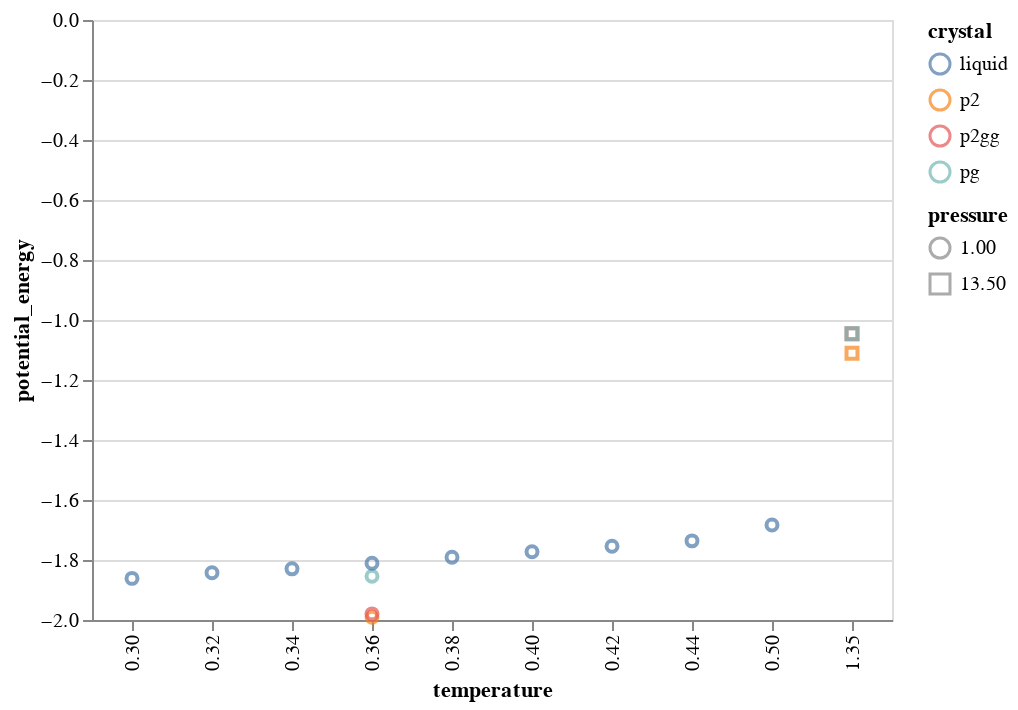

Source (notebook cell):
### Code cell
alt.Chart(df_thermo.reset_index()).mark_point().encode(
    x='temperature',
    y='potential_energy',
    color='crystal',
    shape='pressure',
)

### Figure 1 — Vega-Lite specification as saved in the notebook (floating-point values rounded to 4 significant figures)
{"$schema": "https://vega.github.io/schema/vega-lite/v2.6.0.json", "config": {"view": {"height": 300, "width": 400}}, "data": {"name": "data-4b8a96fd9e6c31e1ddb7437a17d31b3a"}, "datasets": {"data-4b8a96fd9e6c31e1ddb7437a17d31b3a": [{"N": 1, "crystal": "p2", "kinetic_energy": 0.135, "kinetic_energy_rigid_center": 0.135, "lx": 0.01226, "ly": 0.007162, "lz": 6.2e-05, "momentum": 2.917e-18, "npt_thermostat_energy": 0.02391, "potential_energy": -1.991, "potential_energy_rigid_center": -1.991, "pressure": "1.00", "pressure_rigid_center": 6.196e-05, "rotational_kinetic_energy": 0.04501, "rotational_ndof_rigid_center": 0.25, "temperature": "0.36", "temperature_rigid_center": 2.232e-05, "timestep": 309.7, "translational_kinetic_energy": 0.08997, "translational_kinetic_energy_rigid_center": 0.08997, "translational_ndof_rigid_center": 0.4999, "volume": 1.416, "xy": -1.532e-05, "xz": 0, "yz": 0}, {"N": 1, "crystal": "p2gg", "kinetic_energy": 0.1351, "kinetic_energy_rigid_center": 0.1351, "lx": 0.008467, "ly": 0.01039, "lz": 6.2e-05, "momentum": 2.694e-18, "npt_thermostat_energy": 0.02449, "potential_energy": -1.98, "potential_energy_rigid_center": -1.98, "pressure": "1.00", "pressure_rigid_center": 6.211e-05, "rotational_kinetic_energy": 0.045, "rotational_ndof_rigid_center": 0.25, "temperature": "0.36", "temperature_rigid_center": 2.233e-05, "timestep": 309.7, "translational_kinetic_energy": 0.09005, "translational_kinetic_energy_rigid_center": 0.09005, "translational_ndof_rigid_center": 0.4999, "volume": 1.419, "xy": 0, "xz": 0, "yz": 0}, {"N": 1, "crystal": "pg", "kinetic_energy": 0.1349, "kinetic_energy_rigid_center": 0.1349, "lx": 0.008719, "ly": 0.01022, "lz": 6.2e-05, "momentum": 2.34e-18, "npt_thermostat_energy": 0.01539, "potential_energy": -1.854, "potential_energy_rigid_center": -1.854, "pressure": "1.00", "pressure_rigid_center": 6.202e-05, "rotational_kinetic_energy": 0.04499, "rotational_ndof_rigid_center": 0.25, "temperature": "0.36", "temperature_rigid_center": 2.231e-05, "timestep": 309.7, "translational_kinetic_energy": 0.08995, "translational_kinetic_energy_rigid_center": 0.08995, "translational_ndof_rigid_center": 0.4999, "volume": 1.437, "xy": 0, "xz": 0, "yz": 0}, {"N": 1, "crystal": "p2", "kinetic_energy": 0.5062, "kinetic_energy_rigid_center": 0.5062, "lx": 0.01172, "ly": 0.006843, "lz": 6.2e-05, "momentum": 1.372e-17, "npt_thermostat_energy": 0.05873, "potential_energy": -1.111, "potential_energy_rigid_center": -1.111, "pressure": "13.50", "pressure_rigid_center": 0.0008368, "rotational_kinetic_energy": 0.1689, "rotational_ndof_rigid_center": 0.25, "temperature": "1.35", "temperature_rigid_center": 8.371e-05, "timestep": 309.7, "translational_kinetic_energy": 0.3373, "translational_kinetic_energy_rigid_center": 0.3373, "translational_ndof_rigid_center": 0.4999, "volume": 1.293, "xy": -1.532e-05, "xz": 0, "yz": 0}, {"N": 1, "crystal": "p2gg", "kinetic_energy": 0.5064, "kinetic_energy_rigid_center": 0.5064, "lx": 0.008107, "ly": 0.009953, "lz": 6.2e-05, "momentum": 1.541e-17, "npt_thermostat_energy": 0.06822, "potential_energy": -1.046, "potential_energy_rigid_center": -1.046, "pressure": "13.50", "pressure_rigid_center": 0.0008369, "rotational_kinetic_energy": 0.1687, "rotational_ndof_rigid_center": 0.25, "temperature": "1.35", "temperature_rigid_center": 8.375e-05, "timestep": 309.7, "translational_kinetic_energy": 0.3377, "translational_kinetic_energy_rigid_center": 0.3377, "translational_ndof_rigid_center": 0.4999, "volume": 1.301, "xy": 0, "xz": 0, "yz": 0}, {"N": 1, "crystal": "pg", "kinetic_energy": 0.506, "kinetic_energy_rigid_center": 0.506, "lx": 0.008298, "ly": 0.009725, "lz": 6.2e-05, "momentum": 1.367e-17, "npt_thermostat_energy": 0.07352, "potential_energy": -1.046, "potential_energy_rigid_center": -1.046, "pressure": "13.50", "pressure_rigid_center": 0.0008367, "rotational_kinetic_energy": 0.1689, "rotational_ndof_rigid_center": 0.25, "temperature": "1.35", "temperature_rigid_center": 8.369e-05, "timestep": 309.7, "translational_kinetic_energy": 0.3371, "translational_kinetic_energy_rigid_center": 0.3371, "translational_ndof_rigid_center": 0.4999, "volume": 1.301, "xy": 0, "xz": 0, "yz": 0}, {"N": 1, "crystal": "liquid", "kinetic_energy": 0.1124, "kinetic_energy_rigid_center": 0.1124, "lx": 0.024, "ly": 0.024, "lz": 0.0004, "momentum": 2.937e-18, "npt_thermostat_energy": 25.09, "potential_energy": -1.861, "potential_energy_rigid_center": -1.861, "pressure": "1.00", "pressure_rigid_center": 0.0003999, "rotational_kinetic_energy": 0.0375, "rotational_ndof_rigid_center": 0.25, "temperature": "0.30", "temperature_rigid_center": 0.00012, "timestep": 199998, "translational_kinetic_energy": 0.07487, "translational_kinetic_energy_rigid_center": 0.07487, "translational_ndof_rigid_center": 0.4992, "volume": 1.44, "xy": 0, "xz": 0, "yz": 0}, {"N": 1, "crystal": "liquid", "kinetic_energy": 0.1199, "kinetic_energy_rigid_center": 0.1199, "lx": 0.02404, "ly": 0.02404, "lz": 0.0004, "momentum": 1.251e-18, "npt_thermostat_energy": 22.07, "potential_energy": -1.843, "potential_energy_rigid_center": -1.843, "pressure": "1.00", "pressure_rigid_center": 0.0004, "rotational_kinetic_energy": 0.04001, "rotational_ndof_rigid_center": 0.25, "temperature": "0.32", "temperature_rigid_center": 0.000128, "timestep": 199998, "translational_kinetic_energy": 0.07988, "translational_kinetic_energy_rigid_center": 0.07988, "translational_ndof_rigid_center": 0.4992, "volume": 1.445, "xy": 0, "xz": 0, "yz": 0}, {"N": 1, "crystal": "liquid", "kinetic_energy": 0.1274, "kinetic_energy_rigid_center": 0.1274, "lx": 0.02407, "ly": 0.02407, "lz": 0.0004, "momentum": 1.05e-18, "npt_thermostat_energy": 36.75, "potential_energy": -1.829, "potential_energy_rigid_center": -1.829, "pressure": "1.00", "pressure_rigid_center": 0.0004, "rotational_kinetic_energy": 0.04249, "rotational_ndof_rigid_center": 0.25, "temperature": "0.34", "temperature_rigid_center": 0.000136, "timestep": 199998, "translational_kinetic_energy": 0.08488, "translational_kinetic_energy_rigid_center": 0.08488, "translational_ndof_rigid_center": 0.4992, "volume": 1.448, "xy": 0, "xz": 0, "yz": 0}, {"N": 1, "crystal": "liquid", "kinetic_energy": 0.1349, "kinetic_energy_rigid_center": 0.1349, "lx": 0.02411, "ly": 0.02411, "lz": 0.0004, "momentum": 2.542e-18, "npt_thermostat_energy": 28.44, "potential_energy": -1.811, "potential_energy_rigid_center": -1.811, "pressure": "1.00", "pressure_rigid_center": 0.0004002, "rotational_kinetic_energy": 0.04501, "rotational_ndof_rigid_center": 0.25, "temperature": "0.36", "temperature_rigid_center": 0.000144, "timestep": 199998, "translational_kinetic_energy": 0.08986, "translational_kinetic_energy_rigid_center": 0.08986, "translational_ndof_rigid_center": 0.4992, "volume": 1.453, "xy": 0, "xz": 0, "yz": 0}, {"N": 1, "crystal": "liquid", "kinetic_energy": 0.1423, "kinetic_energy_rigid_center": 0.1423, "lx": 0.02416, "ly": 0.02416, "lz": 0.0004, "momentum": 2.787e-18, "npt_thermostat_energy": 39.44, "potential_energy": -1.791, "potential_energy_rigid_center": -1.791, "pressure": "1.00", "pressure_rigid_center": 0.0003998, "rotational_kinetic_energy": 0.04751, "rotational_ndof_rigid_center": 0.25, "temperature": "0.38", "temperature_rigid_center": 0.000152, "timestep": 199998, "translational_kinetic_energy": 0.09484, "translational_kinetic_energy_rigid_center": 0.09484, "translational_ndof_rigid_center": 0.4992, "volume": 1.459, "xy": 0, "xz": 0, "yz": 0}, {"N": 1, "crystal": "liquid", "kinetic_energy": 0.1499, "kinetic_energy_rigid_center": 0.1499, "lx": 0.0242, "ly": 0.0242, "lz": 0.0004, "momentum": 1.774e-18, "npt_thermostat_energy": 93.81, "potential_energy": -1.772, "potential_energy_rigid_center": -1.772, "pressure": "1.00", "pressure_rigid_center": 0.0003999, "rotational_kinetic_energy": 0.05001, "rotational_ndof_rigid_center": 0.25, "temperature": "0.40", "temperature_rigid_center": 0.00016, "timestep": 199998, "translational_kinetic_energy": 0.09985, "translational_kinetic_energy_rigid_center": 0.09985, "translational_ndof_rigid_center": 0.4992, "volume": 1.464, "xy": 0, "xz": 0, "yz": 0}, {"N": 1, "crystal": "liquid", "kinetic_energy": 0.1573, "kinetic_energy_rigid_center": 0.1573, "lx": 0.02424, "ly": 0.02424, "lz": 0.0004, "momentum": 2.021e-18, "npt_thermostat_energy": 67.61, "potential_energy": -1.754, "potential_energy_rigid_center": -1.754, "pressure": "1.00", "pressure_rigid_center": 0.0004, "rotational_kinetic_energy": 0.05251, "rotational_ndof_rigid_center": 0.25, "temperature": "0.42", "temperature_rigid_center": 0.000168, "timestep": 199998, "translational_kinetic_energy": 0.1048, "translational_kinetic_energy_rigid_center": 0.1048, "translational_ndof_rigid_center": 0.4992, "volume": 1.469, "xy": 0, "xz": 0, "yz": 0}, {"N": 1, "crystal": "liquid", "kinetic_energy": 0.1648, "kinetic_energy_rigid_center": 0.1648, "lx": 0.02428, "ly": 0.02428, "lz": 0.0004, "momentum": 9.64e-19, "npt_thermostat_energy": 78.99, "potential_energy": -1.736, "potential_energy_rigid_center": -1.736, "pressure": "1.00", "pressure_rigid_center": 0.0004, "rotational_kinetic_energy": 0.055, "rotational_ndof_rigid_center": 0.25, "temperature": "0.44", "temperature_rigid_center": 0.000176, "timestep": 199998, "translational_kinetic_energy": 0.1098, "translational_kinetic_energy_rigid_center": 0.1098, "translational_ndof_rigid_center": 0.4992, "volume": 1.474, "xy": 0, "xz": 0, "yz": 0}, {"N": 1, "crystal": "liquid", "kinetic_energy": 0.1873, "kinetic_energy_rigid_center": 0.1873, "lx": 0.02441, "ly": 0.02441, "lz": 0.0004, "momentum": 2.797e-18, "npt_thermostat_energy": 219.7, "potential_energy": -1.683, "potential_energy_rigid_center": -1.683, "pressure": "1.00", "pressure_rigid_center": 0.0004001, "rotational_kinetic_energy": 0.06251, "rotational_ndof_rigid_center": 0.25, "temperature": "0.50", "temperature_rigid_center": 0.0002, "timestep": 199998, "translational_kinetic_energy": 0.1248, "translational_kinetic_energy_rigid_center": 0.1248, "translational_ndof_rigid_center": 0.4992, "volume": 1.49, "xy": 0, "xz": 0, "yz": 0}]}, "encoding": {"color": {"field": "crystal", "type": "nominal"}, "shape": {"field": "pressure", "type": "nominal"}, "x": {"field": "temperature", "type": "nominal"}, "y": {"field": "potential_energy", "type": "quantitative"}}, "mark": "point"}
